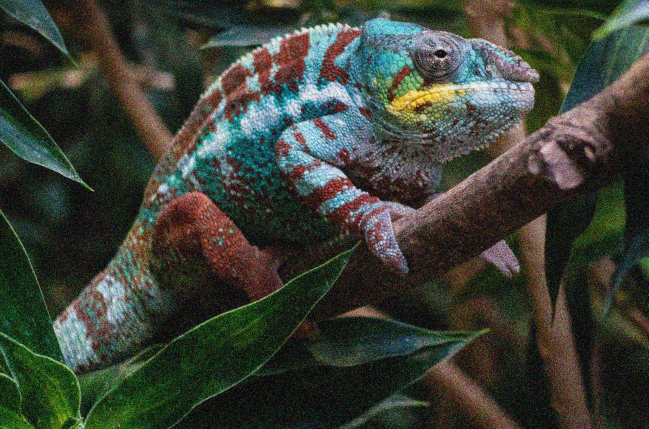
#> input picture HW1/denoising_sets/cameleon__N_8__sig_noise_5__sig_motion_103/source_01.jpg, 1297 x 858 px (shown at 1/2 size)
$ python give_it_yours.py
#> lines starting #> are read from the running program, lines starting #| are printed output that depends on the picture
import numpy as np
from matplotlib import pyplot as plt
import cv2.cv2 as cv2
from skimage import data
from skimage.util import img_as_float
from skimage.feature import (corner_harris, corner_subpix, corner_peaks,
                             plot_matches)
from skimage.transform import warp, AffineTransform
from skimage.exposure import rescale_intensity
from skimage.color import rgb2gray
from skimage.measure import ransac


def gaussian_weights(window_ext, sigma=1):
    y, x = np.mgrid[-window_ext:window_ext+1, -window_ext:window_ext+1]
    g = np.zeros(y.shape, dtype=np.double)
    g[:] = np.exp(-0.5 * (x**2 / sigma**2 + y**2 / sigma**2))
    g /= 2 * np.pi * sigma * sigma
    return g


def match_corner(cor, window_ext=5):
    r, c = np.round(cor).astype(np.intp)
    window_orig = img_orig[r-window_ext:r+window_ext+1,
                           c-window_ext:c+window_ext+1, :]

    # weight pixels depending on distance to center pixel
    weights = gaussian_weights(window_ext, 3)
    weights = np.dstack((weights, weights, weights))

    # compute sum of squared differences to all corners in warped image
    ssds = []
    for cr, cc in coords_warped:
        window_warped = img_warped[cr-window_ext:cr+window_ext+1,
                                   cc-window_ext:cc+window_ext+1, :]
        ssd = np.sum(weights * (window_orig - window_warped)**2)
        ssds.append(ssd)

    # use corner with minimum SSD as correspondence
    min_idx = np.argmin(ssds)
    return coords_warped_subpix[min_idx]


if __name__ == "__main__":

    img = cv2.imread('cameleon__N_8__sig_noise_5__sig_motion_103/source_01.jpg')
#> img is the input picture: shape (858, 1297, 3); mean B, G, R 53.3, 63.4, 59
    img = cv2.cvtColor(img, cv2.COLOR_RGB2GRAY)
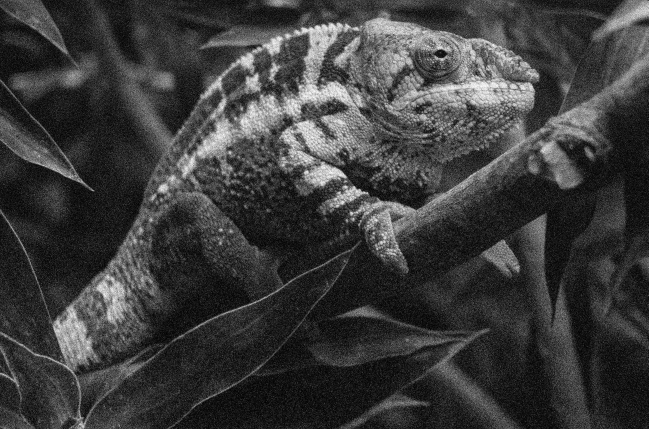
#> img: shape (858, 1297) (shown at 1/2 size); min 0, max 255, mean 59.9
    # generate synthetic checkerboard image and add gradient for the later matching
    checkerboard = img_as_float(img)
    img_orig = np.zeros(list(img.shape) + [3])
    img_orig[..., 0] = img
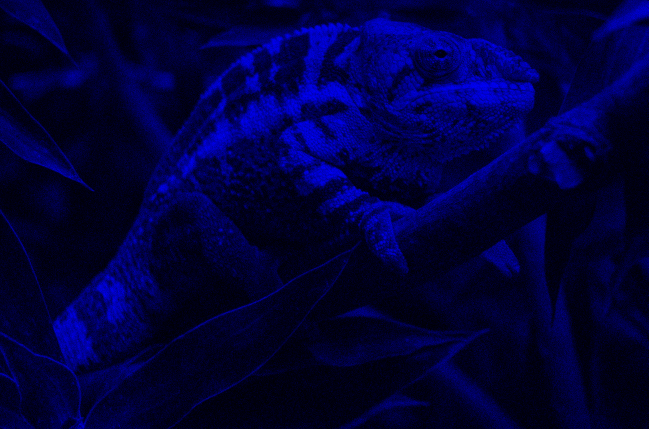
#> img_orig: shape (858, 1297, 3) float64 (shown at 1/2 size); mean of channels 0, 1, 2 59.9, 0, 0; drawn as B, G, R
    gradient_r, gradient_c = (np.mgrid[0:img_orig.shape[0],
                              0:img_orig.shape[1]]
                              / float(img_orig.shape[0]))
    img_orig[..., 1] = gradient_r
    img_orig[..., 2] = gradient_c
    img_orig = rescale_intensity(img_orig)
    img_orig_gray = rgb2gray(img_orig)

    # warp synthetic image
    tform = AffineTransform(scale=(0.9, 0.9), rotation=0.2, translation=(20, -10))
    img_warped = warp(img_orig, tform.inverse, output_shape=(200, 200))
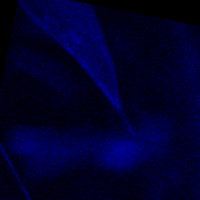
#> img_warped: shape (200, 200, 3) float64; mean of channels 0, 1, 2 0.174, 0.000463, 0.000477; drawn as B, G, R
    img_warped_gray = rgb2gray(img_warped)
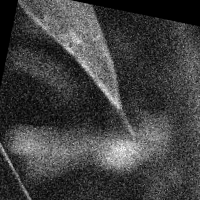
#> img_warped_gray: shape (200, 200) float64; min 0, max 0.147, mean 0.0373; drawn with min black and max white

    # extract corners using Harris' corner measure
    coords_orig = corner_peaks(corner_harris(img_orig_gray), threshold_rel=0.001,
                               min_distance=5)
#> coords_orig = 6577 pairs, first value 5 to 852, second value 5 to 1291
    coords_warped = corner_peaks(corner_harris(img_warped_gray),
                                 threshold_rel=0.001, min_distance=5)
#> coords_warped = 199 pairs, first value 9 to 192, second value 5 to 193

    # determine sub-pixel corner position
    coords_orig_subpix = corner_subpix(img_orig_gray, coords_orig, window_size=9)
    coords_warped_subpix = corner_subpix(img_warped_gray, coords_warped,
                                         window_size=9)
#> coords_warped_subpix = 199 rows, first 8: [45.34, 69.79], [nan, nan], [159.6, 7.51], [62.27, 113], [68.07, 83.61], [nan, nan], [53.83, 72.31], [nan, nan]

    # find correspondences using simple weighted sum of squared differences
    src = []
    dst = []
    for coord in coords_orig_subpix:
        src.append(coord)
#> (the run stopped early here; a loop or call above may not have finished)

$ run again, with HW1/denoising_sets/cameleon__N_8__sig_noise_5__sig_motion_103/source_02.jpg copied over HW1/denoising_sets/cameleon__N_8__sig_noise_5__sig_motion_103/source_01.jpg
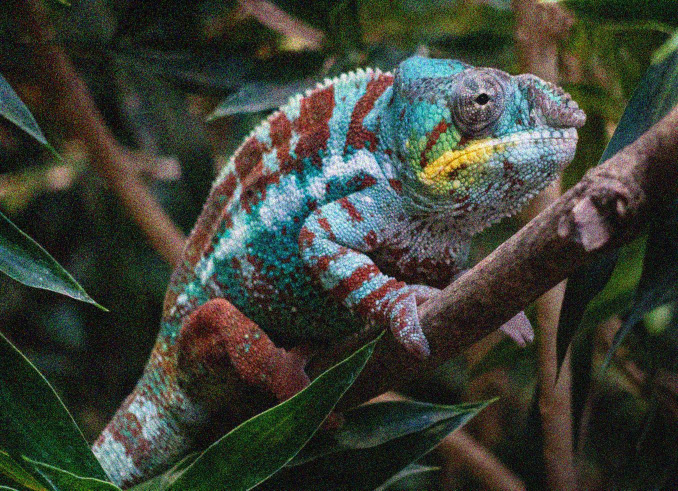
#> input picture HW1/denoising_sets/cameleon__N_8__sig_noise_5__sig_motion_103/source_02.jpg, 1356 x 981 px (shown at 1/2 size)
#> img is the input picture: shape (981, 1356, 3); mean B, G, R 54.6, 64.2, 60.4
#> img: shape (981, 1356)
#> `img_warped = warp(img_orig, tform.inverse, output_shape=(200, 200))`:
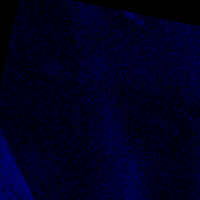
#> img_warped: shape (200, 200, 3) float64; mean of channels 0, 1, 2 0.128, 0.000405, 0.000417; drawn as B, G, R
#> `img_warped_gray = rgb2gray(img_warped)`:
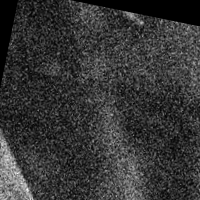
#> img_warped_gray: shape (200, 200) float64; min 0, max 0.129, mean 0.0275; drawn with min black and max white
#> coords_orig = 8021 pairs, first value 5 to 975, second value 5 to 1350
#> coords_warped = 221 pairs, first value 5 to 193, second value 5 to 194
#> coords_warped_subpix = 221 rows, first 8: [nan, nan], [nan, nan], [nan, nan], [nan, nan], [nan, nan], [173.9, 21.02], [nan, nan], [nan, nan]

$ run again, with HW1/denoising_sets/cameleon__N_8__sig_noise_5__sig_motion_103/source_03.jpg copied over HW1/denoising_sets/cameleon__N_8__sig_noise_5__sig_motion_103/source_01.jpg
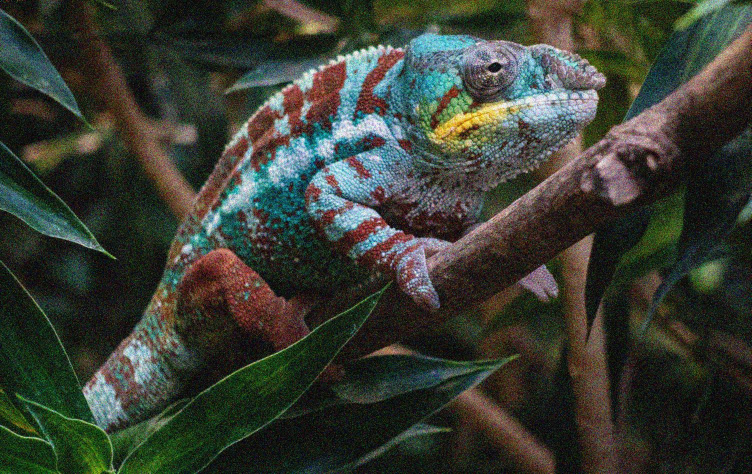
#> input picture HW1/denoising_sets/cameleon__N_8__sig_noise_5__sig_motion_103/source_03.jpg, 1503 x 948 px (shown at 1/2 size)
#> img is the input picture: shape (948, 1503, 3); mean B, G, R 51.5, 61.1, 57
#> img: shape (948, 1503)
#> `img_warped = warp(img_orig, tform.inverse, output_shape=(200, 200))`:
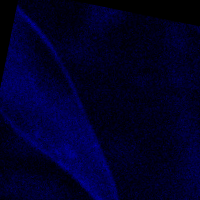
#> img_warped: shape (200, 200, 3) float64; mean of channels 0, 1, 2 0.162, 0.000419, 0.000432; drawn as B, G, R
#> `img_warped_gray = rgb2gray(img_warped)`:
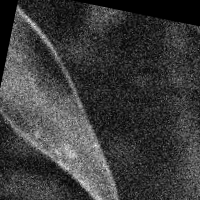
#> img_warped_gray: shape (200, 200) float64; min 0, max 0.148, mean 0.0348; drawn with min black and max white
#> coords_orig = 8405 pairs, first value 5 to 942, second value 5 to 1497
#> coords_warped = 212 pairs, first value 6 to 193, second value 5 to 194
#> coords_warped_subpix = 212 rows, first 8: [4.86, 16.83], [18.12, 28.36], [184.9, 114.9], [22.27, 13.53], [nan, nan], [22.92, 33.02], [nan, nan], [145, 98.96]

$ run again, with HW1/denoising_sets/cameleon__N_8__sig_noise_5__sig_motion_103/source_04.jpg copied over HW1/denoising_sets/cameleon__N_8__sig_noise_5__sig_motion_103/source_01.jpg
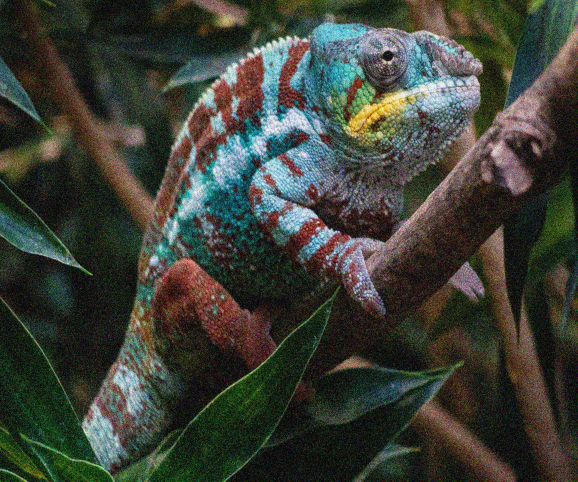
#> input picture HW1/denoising_sets/cameleon__N_8__sig_noise_5__sig_motion_103/source_04.jpg, 1156 x 963 px (shown at 1/2 size)
#> img is the input picture: shape (963, 1156, 3); mean B, G, R 55, 64.1, 60.6
#> img: shape (963, 1156)
#> `img_warped = warp(img_orig, tform.inverse, output_shape=(200, 200))`:
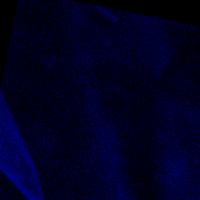
#> img_warped: shape (200, 200, 3) float64; mean of channels 0, 1, 2 0.138, 0.000412, 0.000425; drawn as B, G, R
#> `img_warped_gray = rgb2gray(img_warped)`:
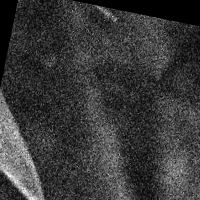
#> img_warped_gray: shape (200, 200) float64; min 0, max 0.132, mean 0.0297; drawn with min black and max white
#> coords_orig = 6645 pairs, first value 5 to 957, second value 5 to 1150
#> coords_warped = 205 pairs, first value 6 to 193, second value 7 to 192
#> coords_warped_subpix = 205 rows, first 8: [nan, nan], [nan, nan], [149.9, 27.28], [nan, nan], [175.8, 37.73], [158.4, 31.24], [nan, nan], [176.4, 7.37]
